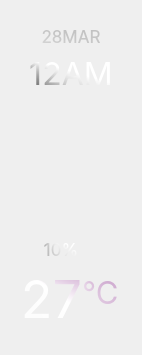
   <widget class="QWidget" name="widget_6" native="true">
    <property name="geometry">
     <rect>
      <x>998</x>
      <y>26</y>
      <width>141</width>
      <height>351</height>
     </rect>
    </property>
    <layout class="QVBoxLayout" name="verticalLayout_11">
     <property name="spacing">
      <number>6</number>
     </property>
     <property name="topMargin">
      <number>26</number>
     </property>
     <property name="bottomMargin">
      <number>24</number>
     </property>
     <item>
      <widget class="QLabel" name="hourlyForecastDate_29">
       <property name="font">
        <font>
         <family>SF Pro Display</family>
         <pointsize>13</pointsize>
        </font>
       </property>
       <property name="styleSheet">
        <string notr="true">color: qconicalgradient(cx:1, cy:0, angle:270, stop:0 rgba(255, 255, 255, 255), stop:1 rgba(0, 0, 0, 255))</string>
       </property>
       <property name="text">
        <string>28MAR</string>
       </property>
       <property name="alignment">
        <set>Qt::AlignBottom|Qt::AlignHCenter</set>
       </property>
      </widget>
     </item>
     <item>
      <widget class="QLabel" name="hourlyForecastTime_29">
       <property name="font">
        <font>
         <family>SF Pro Display</family>
         <pointsize>24</pointsize>
        </font>
       </property>
       <property name="styleSheet">
        <string notr="true">color: qconicalgradient(cx:1, cy:0, angle:70, stop:0.76089 rgba(255, 255, 255, 255), stop:0.611285 rgba(50, 50, 50, 255))</string>
       </property>
       <property name="text">
        <string>12AM</string>
       </property>
       <property name="alignment">
        <set>Qt::AlignCenter</set>
       </property>
      </widget>
     </item>
     <item>
      <spacer name="verticalSpacer_4">
       <property name="orientation">
        <enum>Qt::Vertical</enum>
       </property>
       <property name="sizeType">
        <enum>QSizePolicy::Fixed</enum>
       </property>
       <property name="sizeHint" stdset="0">
        <size>
         <width>20</width>
         <height>10</height>
        </size>
       </property>
      </spacer>
     </item>
     <item>
      <widget class="QLabel" name="hourlyForecastIcon_29">
       <property name="sizePolicy">
        <sizepolicy hsizetype="Fixed" vsizetype="Fixed">
         <horstretch>0</horstretch>
         <verstretch>0</verstretch>
        </sizepolicy>
       </property>
       <property name="minimumSize">
        <size>
         <width>120</width>
         <height>120</height>
        </size>
       </property>
       <property name="maximumSize">
        <size>
         <width>120</width>
         <height>120</height>
        </size>
       </property>
       <property name="text">
        <string/>
       </property>
       <property name="pixmap">
        <pixmap resource="assets.qrc">:/weatherIcons/assets/weatherIcons/showers-night.png</pixmap>
       </property>
       <property name="scaledContents">
        <bool>true</bool>
       </property>
      </widget>
     </item>
     <item>
      <layout class="QHBoxLayout" name="hourlyForecastPrecipitationLayout_29">
       <property name="spacing">
        <number>0</number>
       </property>
       <item>
        <spacer name="hourlyForecastPrecipitationSpacer1_29">
         <property name="orientation">
          <enum>Qt::Horizontal</enum>
         </property>
         <property name="sizeHint" stdset="0">
          <size>
           <width>40</width>
           <height>20</height>
          </size>
         </property>
        </spacer>
       </item>
       <item>
        <widget class="QLabel" name="hourlyForecastPrecipitationProbability_29">
         <property name="minimumSize">
          <size>
           <width>0</width>
           <height>6</height>
          </size>
         </property>
         <property name="maximumSize">
          <size>
           <width>54</width>
           <height>44</height>
          </size>
         </property>
         <property name="font">
          <font>
           <family>SF Pro Display</family>
           <pointsize>13</pointsize>
          </font>
         </property>
         <property name="styleSheet">
          <string notr="true">color: qconicalgradient(cx:1, cy:0, angle:78, stop:0.72089 rgba(255, 255, 255, 255), stop:0.131285 rgba(0, 0, 0, 255))</string>
         </property>
         <property name="text">
          <string>10% </string>
         </property>
         <property name="alignment">
          <set>Qt::AlignBottom|Qt::AlignRight|Qt::AlignTrailing</set>
         </property>
        </widget>
       </item>
       <item>
        <layout class="QVBoxLayout" name="hourlyForecastPrecipitationIconLayout_29" stretch="0">
         <property name="spacing">
          <number>0</number>
         </property>
         <property name="topMargin">
          <number>9</number>
         </property>
         <property name="bottomMargin">
          <number>2</number>
         </property>
         <item>
          <widget class="QLabel" name="hourlyForecastPrecipitationIcon_29">
           <property name="minimumSize">
            <size>
             <width>15</width>
             <height>15</height>
            </size>
           </property>
           <property name="maximumSize">
            <size>
             <width>15</width>
             <height>15</height>
            </size>
           </property>
           <property name="text">
            <string/>
           </property>
           <property name="pixmap">
            <pixmap resource="assets.qrc">:/additionalWeatherIcons/assets/additionalWeatherIcons/Precipitations.png</pixmap>
           </property>
           <property name="scaledContents">
            <bool>true</bool>
           </property>
           <property name="alignment">
            <set>Qt::AlignBottom|Qt::AlignHCenter</set>
           </property>
          </widget>
         </item>
        </layout>
       </item>
       <item>
        <spacer name="hourlyForecastPrecipitationSpacer2_29">
         <property name="orientation">
          <enum>Qt::Horizontal</enum>
         </property>
         <property name="sizeHint" stdset="0">
          <size>
           <width>40</width>
           <height>20</height>
          </size>
         </property>
        </spacer>
       </item>
      </layout>
     </item>
     <item>
      <layout class="QHBoxLayout" name="hourlyForecastTemperatureLayout_29">
       <property name="spacing">
        <number>0</number>
       </property>
       <item>
        <spacer name="hourlyForecastTemperatureSpacer1_29">
         <property name="orientation">
          <enum>Qt::Horizontal</enum>
         </property>
         <property name="sizeHint" stdset="0">
          <size>
           <width>37</width>
           <height>20</height>
          </size>
         </property>
        </spacer>
       </item>
       <item>
        <widget class="QLabel" name="hourlyForecastTemperatureDegrees_29">
         <property name="sizePolicy">
          <sizepolicy hsizetype="Minimum" vsizetype="Minimum">
           <horstretch>0</horstretch>
           <verstretch>0</verstretch>
          </sizepolicy>
         </property>
         <property name="minimumSize">
          <size>
           <width>0</width>
           <height>0</height>
          </size>
         </property>
         <property name="maximumSize">
          <size>
           <width>16777215</width>
           <height>16777215</height>
          </size>
         </property>
         <property name="font">
          <font>
           <family>SF Pro Display</family>
           <pointsize>39</pointsize>
          </font>
         </property>
         <property name="styleSheet">
          <string notr="true">color: qconicalgradient(cx:0.5, cy:0.5, angle:0, stop:0 rgba(255,255,255,0), stop:0.9 rgba(255,255,255,255),  stop:1 rgba(202, 162, 203, 255));</string>
         </property>
         <property name="text">
          <string>27</string>
         </property>
         <property name="scaledContents">
          <bool>false</bool>
         </property>
         <property name="alignment">
          <set>Qt::AlignRight|Qt::AlignTop|Qt::AlignTrailing</set>
         </property>
         <property name="margin">
          <number>0</number>
         </property>
         <property name="indent">
          <number>-1</number>
         </property>
        </widget>
       </item>
       <item>
        <layout class="QVBoxLayout" name="verticalLayout_12">
         <property name="topMargin">
          <number>6</number>
         </property>
         <item>
          <widget class="QLabel" name="hourlyForecastTemperatureCelcius_29">
           <property name="sizePolicy">
            <sizepolicy hsizetype="Minimum" vsizetype="Preferred">
             <horstretch>0</horstretch>
             <verstretch>0</verstretch>
            </sizepolicy>
           </property>
           <property name="font">
            <font>
             <family>SF Pro Display</family>
             <pointsize>23</pointsize>
            </font>
           </property>
           <property name="styleSheet">
            <string notr="true">color: qconicalgradient(cx:0.5, cy:0.5, angle:0, stop:0 rgba(255,255,255,0), stop:0.6 rgba(255,255,255,255),  stop:1 rgba(202, 162, 203, 255));</string>
           </property>
           <property name="text">
            <string>°C</string>
           </property>
           <property name="alignment">
            <set>Qt::AlignLeading|Qt::AlignLeft|Qt::AlignTop</set>
           </property>
          </widget>
         </item>
        </layout>
       </item>
       <item>
        <spacer name="hourlyForecastTemperatureSpacer2_29">
         <property name="orientation">
          <enum>Qt::Horizontal</enum>
         </property>
         <property name="sizeHint" stdset="0">
          <size>
           <width>40</width>
           <height>20</height>
          </size>
         </property>
        </spacer>
       </item>
      </layout>
     </item>
    </layout>
   </widget>
